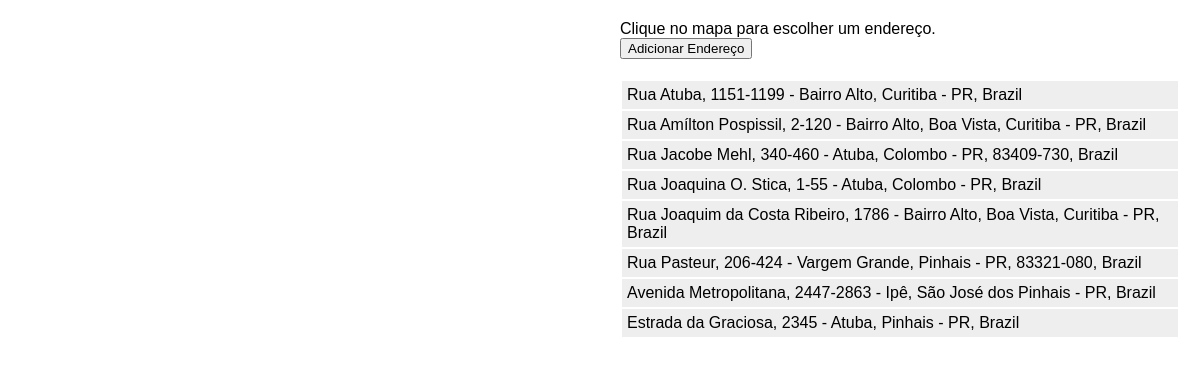
The page / on the database its author committed.
### pontos/models.py (models this page shows)
class Ponto(models.Model):
    endereco = models.CharField(max_length=512)
    latitude = models.DecimalField(max_digits=20, decimal_places=10, blank=True, null=True)
    longitude = models.DecimalField(max_digits=20, decimal_places=10, blank=True, null=True)

### pontos/views.py (the view)
# urls.py: 2. Add a URL to urlpatterns:  url(r'^$', views.home, name='home')
def home(request):
    context = {
        'pontos': Ponto.objects.all()
    }
    return render(request, 'base.html', context);

### pontos/templates/base.html (shortened to what this page needs)
<!DOCTYPE html>
<html lang="pt-br">
<head>
    <link rel="stylesheet" href="static/pontos.css">
</head>
<body>
    <div id="main">
        <div id="mapa"></div>
        <div id="opcoes">
            <div id="endereco">Clique no mapa para escolher um endereço.</div>
            <button type="button" id="adicionar-endereco">Adicionar Endereço</button>
            <div id="lista">
                {% for ponto in pontos %}
                    <div>{{ponto.endereco}}</div>
                {% endfor %}
            </div>
        </div>
    </div>
</body>
</html>

### pontos/static/pontos.css (style rules this page uses)
*, *:before, *:after { box-sizing: border-box; }
body, html, #main { padding: 0; margin: 0; height: 100%; }
#main { font-family: sans-serif; }
#main:before, #main:after { content: " "; display: table; }
#main:after { clear: both; }
#main > div { float: left; width: 50%; height: 100%; }
#opcoes { padding: 20px; }
#lista { height: 40%; overflow-y: scroll; margin-top: 20px; }
#lista > div { margin: 2px; padding: 5px; background-color: #eee; }

### rows shown on the page
Ponto: endereco "Rua Atuba, 1151-1199 - Bairro Alto, Curitiba - PR, Brazil"
Ponto: endereco "Rua Amílton Pospissil, 2-120 - Bairro Alto, Boa Vista, Curitiba - PR, Brazil"
Ponto: endereco "Rua Jacobe Mehl, 340-460 - Atuba, Colombo - PR, 83409-730, Brazil"
Ponto: endereco "Rua Joaquina O. Stica, 1-55 - Atuba, Colombo - PR, Brazil"
Ponto: endereco "Rua Joaquim da Costa Ribeiro, 1786 - Bairro Alto, Boa Vista, Curitiba - PR, Brazil"
Ponto: endereco "Rua Pasteur, 206-424 - Vargem Grande, Pinhais - PR, 83321-080, Brazil"
Ponto: endereco "Avenida Metropolitana, 2447-2863 - Ipê, São José dos Pinhais - PR, Brazil"
Ponto: endereco "Estrada da Graciosa, 2345 - Atuba, Pinhais - PR, Brazil"
